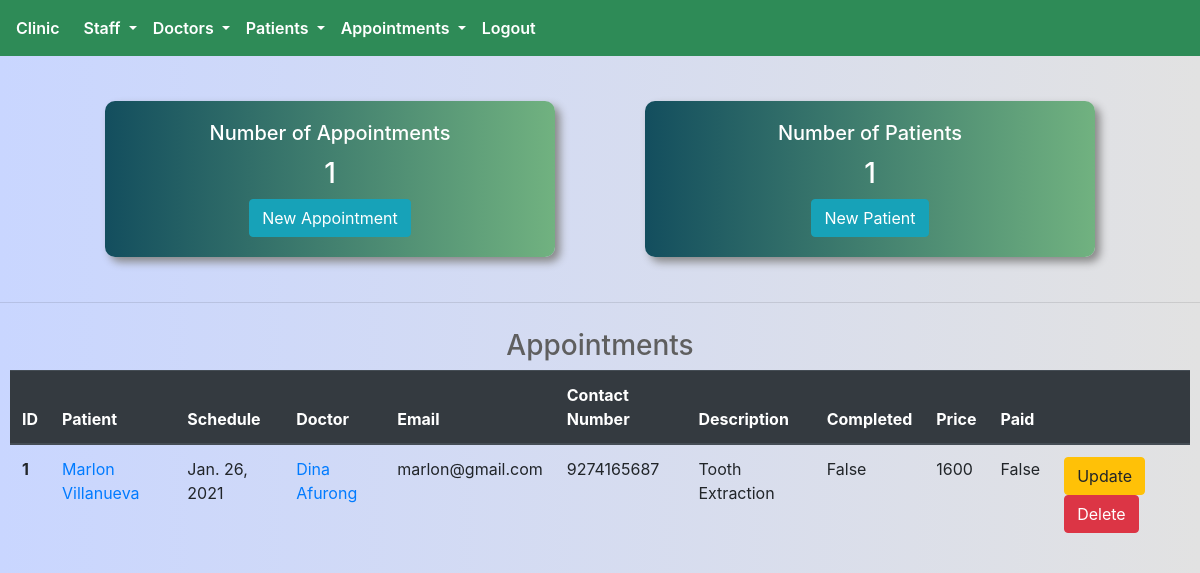
The page / (signed in) on the database as committed earlier.
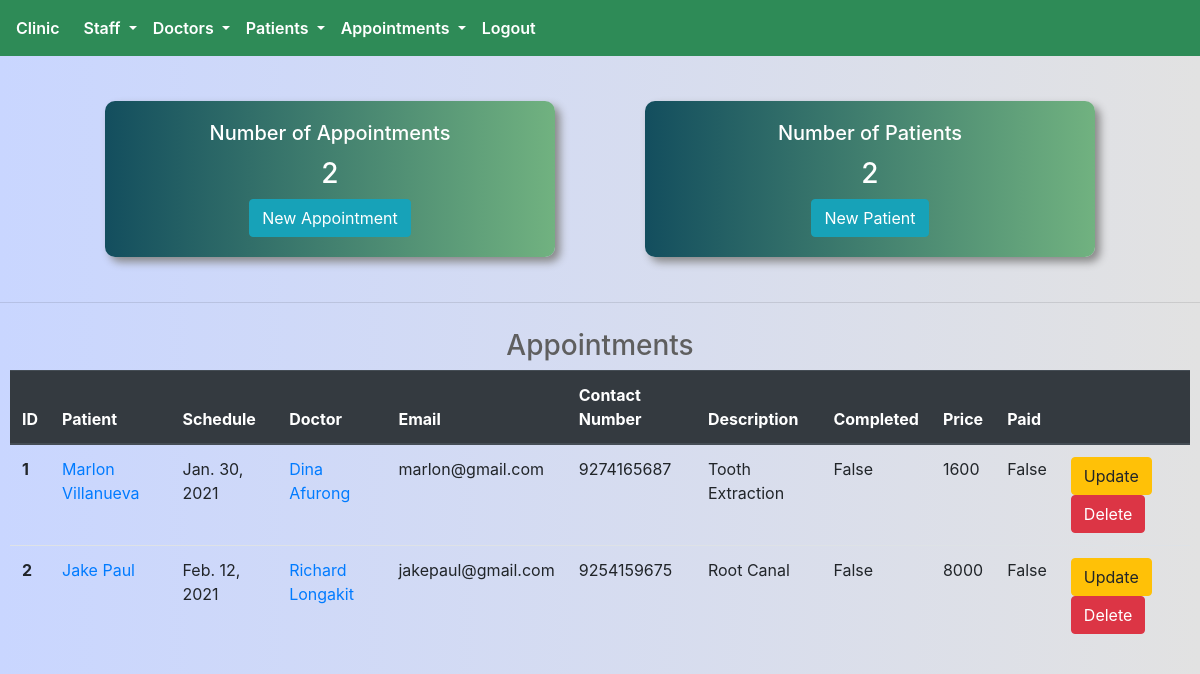
The same page on the database as committed later.
### appointment/models.py (models this page shows, shortened)
class Appointment(models.Model):
    created_by = models.ForeignKey(
        User,
        on_delete = models.SET_NULL,
        null = True,
        related_name='appointments'
    )
    doctor = models.ForeignKey(
        Doctor,
        on_delete = models.SET_NULL,
        related_name='appointments',
        null = True,
        blank=True
    )
    patient = models.ForeignKey(
        Patient,
        on_delete=models.SET_NULL,
        null = True,
        related_name='appointments'
    )
    created_on = models.DateTimeField(auto_now_add=True)
    schedule_date = models.DateField()
    schedule_time = models.TimeField()
    description = models.CharField(max_length=500)
    is_paid = models.BooleanField(default=False)
    is_complete = models.BooleanField(default=False)
    price = models.IntegerField()

### patient/models.py (models this page shows, shortened)
class Patient(models.Model):
    first_name = models.CharField(max_length=255)
    last_name = models.CharField(max_length=255)
    email = models.EmailField(unique=True)
    contact_number = models.IntegerField()
    birthday = models.DateField()
    created_on = models.DateTimeField(auto_now_add=True)
    profile_picture = models.ImageField(blank=True)

### doctor/models.py (models this page shows, shortened)
class Doctor(models.Model):
    user = models.OneToOneField(User,on_delete=models.CASCADE)
    is_doctor = models.BooleanField(default=True)
    contact_number = models.PositiveIntegerField()
    profile_picture = models.ImageField(blank=True)

### accounts/views.py (the view, shortened to what this page needs)
# urls.py: path('',views.index,name='index'),
def index(request):
    if request.user.is_staff:
        appointments = Appointment.objects.all()
        patients = Patient.objects.all()
        doctors = Doctor.objects.all()
        num_of_doctors = len(doctors)
        num_of_patients = len(patients)
        num_of_appointments = len(appointments)
        context = {
            'appointments':appointments,
            'patients':patients,
            'doctors':doctors,
            'num_of_doctors':num_of_doctors,
            'num_of_patients':num_of_patients,
            'num_of_appointments':num_of_appointments,
        }
    return render(request,'core/index.html',context=context)

### templates/core/index.html (shortened to what this page needs)
{% extends 'core/base.html' %}
{% block body_block %}
    {% if user.is_staff %}
    <section class="head-section">
          <div class="card">
            <div class="card-body">
              <h5 class="card-title">Number of Appointments</h5>
              <h3 class="card-text">{{ num_of_appointments }}</h3>
              <a href="{% url 'appointment:create' %}" class="btn btn-info">New Appointment</a>
            </div>
          </div>
          <div class="card">
            <div class="card-body">
              <h5 class="card-title">Number of Patients</h5>
              <h3 class="card-text">{{ num_of_patients }}</h3>
              <a href="{% url 'patient:create' %}" class="btn btn-info">New Patient</a>
            </div>
        </div>
    </section>
    <hr>
    <section class="appointments-section">
    <h3 style="color:#5f5f5f; text-align: center;">Appointments</h3>
    <div>
        <table class="table">
            <thead class="thead-dark">
            <tr>
                <th scope="col">ID</th>
                <th scope="col">Patient</th>
                <th scope="col">Schedule</th>
                <th scope="col">Doctor</th>
                <th scope="col">Email</th>
                <th scope="col">Contact Number</th>
                <th scope="col">Description</th>
                <th scope="col">Completed</th>
                <th scope="col">Price</th>
                <th scope="col">Paid</th>
                <th scope="col"></th>
            </tr>
            </thead>
            <tbody>
            {% for appointment in appointments %}
            <tr>
                <th scope="row">{{ appointment.id }}</th>
                <td><a href="{% url 'patient:detail' pk=appointment.patient.id %}">{{ appointment.patient.first_name | title }} {{ appointment.patient.last_name | title }}</a></td>
                <td>{{ appointment.schedule_date }}</td>
                <td><a href="{% url 'doctor:doctor_detail' pk=appointment.doctor.id%}">{{ appointment.doctor.user.first_name | title }} {{ appointment.doctor.user.last_name | title }}</a></td>
                <td>{{ appointment.patient.email }}</td>
                <td>{{ appointment.patient.contact_number }}</td>
                <td>{{ appointment.description }}</td>
                <td>{{ appointment.is_complete }}</td>
                <td>{{ appointment.price }}</td>
                <td>{{ appointment.is_paid }}</td>
                <td>
                    <a href="{% url 'appointment:update' pk=appointment.id %}" class="btn btn-warning">Update</a>
                    <a href="{% url 'appointment:delete' pk=appointment.id %}" class="btn btn-danger">Delete</a>
                </td>
            </tr>
            {% endfor %}
            </tbody>
        </table>
    {% endif %}
    </div>
  </section>
{% endblock body_block %}

Rows that differ between the two databases and show on the page:
changed Appointment "Tooth Extraction": schedule_date "Jan. 26, 2021" → "Jan. 30, 2021"
added Appointment: id "2", patient.first_name "Jake", patient.last_name "Paul", schedule_date "Feb. 12, 2021", doctor.user.first_name "Richard", doctor.user.last_name "Longakit", patient.email "jakepaul@gmail.com", patient.contact_number "9254159675", description "Root Canal", is_complete "False", price "8000", is_paid "False"
Other text that changed with them:
{{ num_of_appointments }}: "1" → "2"
{{ num_of_patients }}: "1" → "2"
